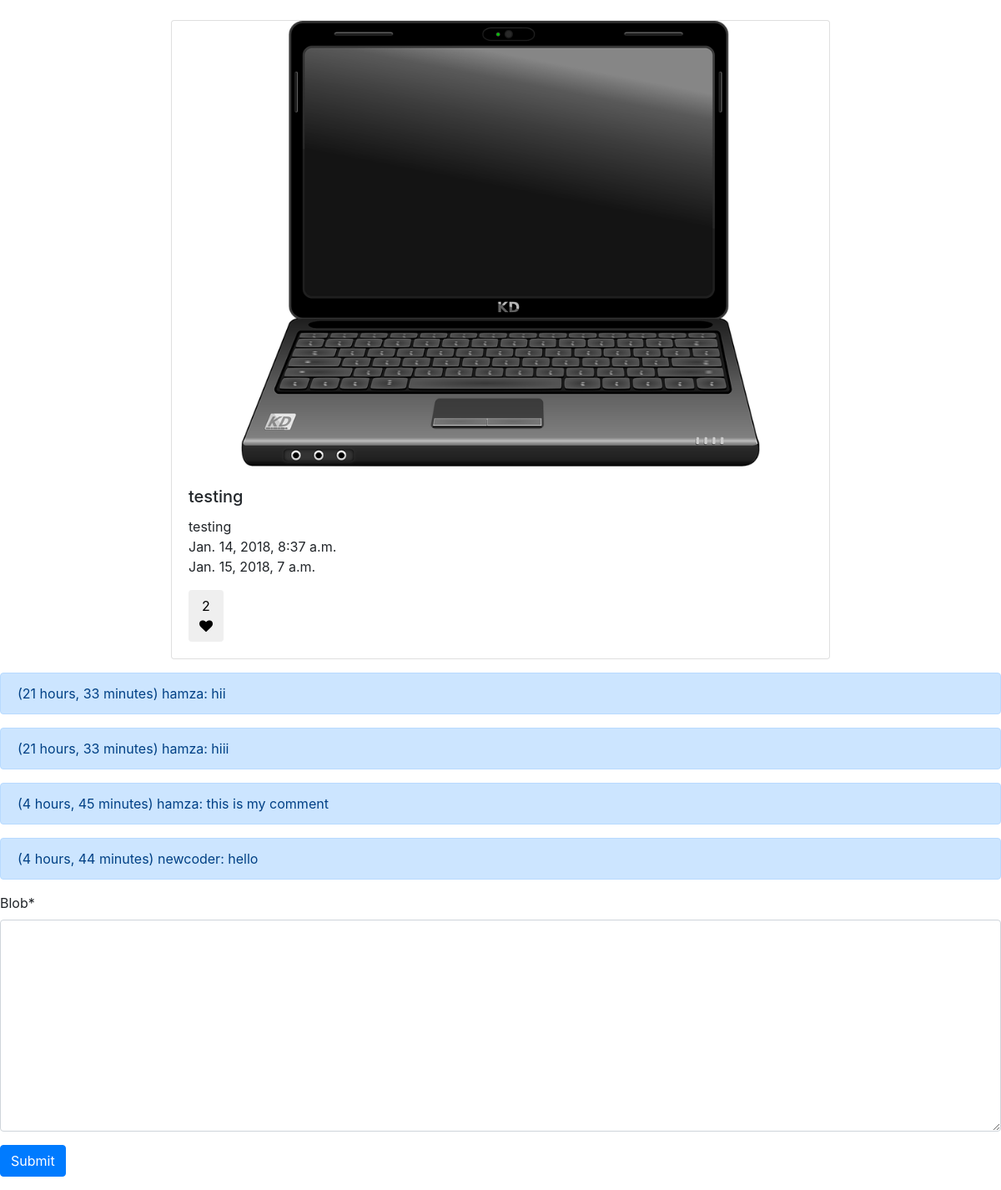
Screenshot of /home/detail/5/ with the database file from the repository.
### post/models.py (models this page shows, shortened)
class Post(models.Model):
    author = models.ForeignKey(User, on_delete= models.CASCADE, default=1)
    title = models.CharField(max_length=255)
    photo = models.ImageField(null=True, blank=True)
    content = models.TextField()
    updated = models.DateTimeField(auto_now=True, auto_now_add=False)
    created = models.DateTimeField(auto_now=False, auto_now_add=True)

class Comment(models.Model):
    timestamp = models.DateTimeField(auto_now_add=True)
    user = models.ForeignKey(User, on_delete= models.CASCADE)
    post = models.ForeignKey(Post, on_delete= models.CASCADE)
    blob =models.TextField()

### post/views.py (the view, shortened to what this page needs)
# urls.py: path('detail/<int:post_id>/', views.post_detail, name = 'detail'),
def post_detail(request, post_id):
	article = Post.objects.get(id= post_id)
	form = CommentForm()
	liked = False
	if request.user.is_authenticated:
		if Like.objects.filter(post=article, user=request.user).exists():
			liked = True
	article_like_count = Like.objects.filter(post=article).count()
	comments = Comment.objects.filter(post=article).order_by("timestamp")
	context = {
	"comments":comments,
	"form":form,
	"title" : article,
	"liked":liked,
	"count": article_like_count
	}
	return render(request, 'detail.html', context)

### post/forms.py
class CommentForm(forms.ModelForm):
    class Meta:
        model = Comment
        fields = ['blob']

### post/templates/detail.html (shortened to what this page needs)
{% extends "base.html" %}
{% load crispy_forms_tags %}
{% block content %}
	 <br>
<div class= "row">
<div class=	"col-sm-8 offset-sm-2">
<div class="card">
  <img class="card-img-top" src="{{title.photo.url}}" alt="Card image cap">
  <div class="card-body">
    <h5 class="card-title">{{title.title}}</h5>
    <p class="card-text">{{title.content}} <br>
	{{title.created}} <br>
	{{title.updated}} <br></p>
		<button class= "btn" onclick="like_button()" >
		<div id="like-count">{{count}}</div>
	<i id="like-heart" class="fa fa-heart {% if liked %} text-danger {% endif %}" aria-hidden="true"></i> </button>
	</div>
  </div>
</div>
</div>
	<p class="card-text">
		{% for comment in comments %}
			<div class = "alert alert-primary">({{comment.timestamp|timesince}}) {{comment.user}}: {{comment.blob}}</div>
		{% endfor %}
	</p>
	<p class="card-text">
		<form accept="{% url 'detail' post_id=title.id %}" method="POST">
			{{form|crispy}}
		<input type="submit" class="btn btn-primary" value="Submit">
	</form>
</p>
{% endblock content %}

### rows the page displays
Post: photo (picture), title "testing", content "testing", created "Jan. 14, 2018, 8:37 a.m.", updated "Jan. 15, 2018, 7 a.m."
Comment: timestamp "21 hours, 33 minutes", user "hamza", blob "hii"
Comment: timestamp "21 hours, 33 minutes", user "hamza", blob "hiii"
Comment: timestamp "4 hours, 45 minutes", user "hamza", blob "this is my comment"
Comment: timestamp "4 hours, 44 minutes", user "newcoder", blob "hello"

### other values shown
{{ count }} "2"
